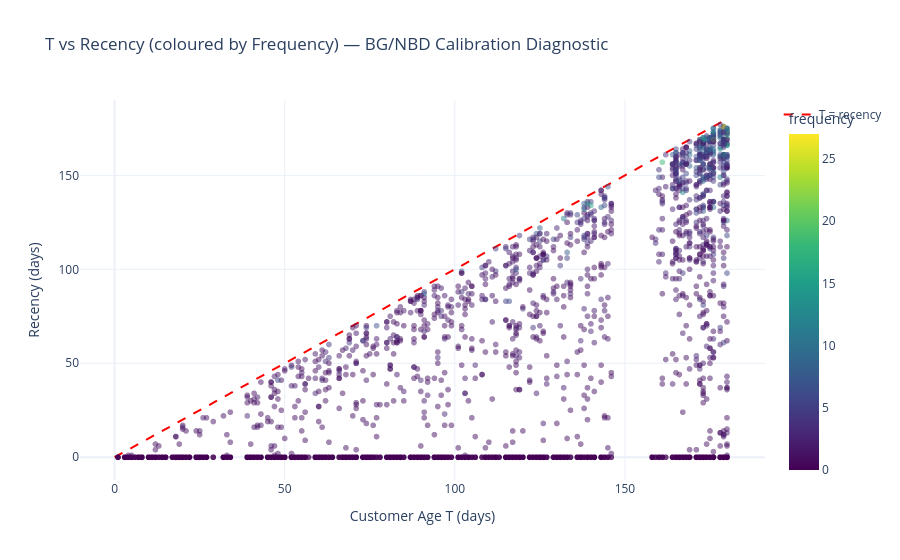

Notebook cell for this chart:
### Code cell
# Calibration check: frequency vs recency (BG/NBD standard diagnostic)
# Customers with higher frequency should generally have higher recency
fig = px.scatter(
    rfm_df.filter(pl.col('frequency') <= 30).to_pandas(),
    x='t_days', y='recency_days',
    color='frequency',
    color_continuous_scale='Viridis',
    opacity=0.5,
    title='T vs Recency (coloured by Frequency) — BG/NBD Calibration Diagnostic',
    labels={'t_days': 'Customer Age T (days)', 'recency_days': 'Recency (days)'},
)
# Add T = recency line (upper bound)
max_t = rfm_df['t_days'].max()
fig.add_trace(go.Scatter(x=[0, max_t], y=[0, max_t], mode='lines',
                          line=dict(color='red', dash='dash'), name='T = recency'))
fig.show()

### Figure 1 — Plotly figure (JSON) as saved in the notebook; plotly's stock layout.template omitted (floating-point values rounded to 4 significant figures; data arrays with more than 128 entries replaced by an {"elided": "..."} marker saying what was removed)
{"data": [{"hovertemplate": "Customer Age T (days)=%{x}<br>Recency (days)=%{y}<br>frequency=%{marker.color}<extra></extra>", "legendgroup": "", "marker": {"color": {"elided": "2701 int values"}, "coloraxis": "coloraxis", "opacity": 0.5, "symbol": "circle"}, "mode": "markers", "name": "", "showlegend": false, "type": "scattergl", "x": {"elided": "2701 int values"}, "xaxis": "x", "y": {"elided": "2701 float values"}, "yaxis": "y"}, {"line": {"color": "red", "dash": "dash"}, "mode": "lines", "name": "T = recency", "type": "scatter", "x": [0, 180], "y": [0, 180]}], "layout": {"coloraxis": {"colorbar": {"title": {"text": "frequency"}}, "colorscale": [[0, "#440154"], [0.1111, "#482878"], [0.2222, "#3e4989"], [0.3333, "#31688e"], [0.4444, "#26828e"], [0.5556, "#1f9e89"], [0.6667, "#35b779"], [0.7778, "#6ece58"], [0.8889, "#b5de2b"], [1, "#fde725"]]}, "legend": {"tracegroupgap": 0}, "title": {"text": "T vs Recency (coloured by Frequency) — BG/NBD Calibration Diagnostic"}, "xaxis": {"anchor": "y", "domain": [0, 1], "title": {"text": "Customer Age T (days)"}}, "yaxis": {"anchor": "x", "domain": [0, 1], "title": {"text": "Recency (days)"}}}}
